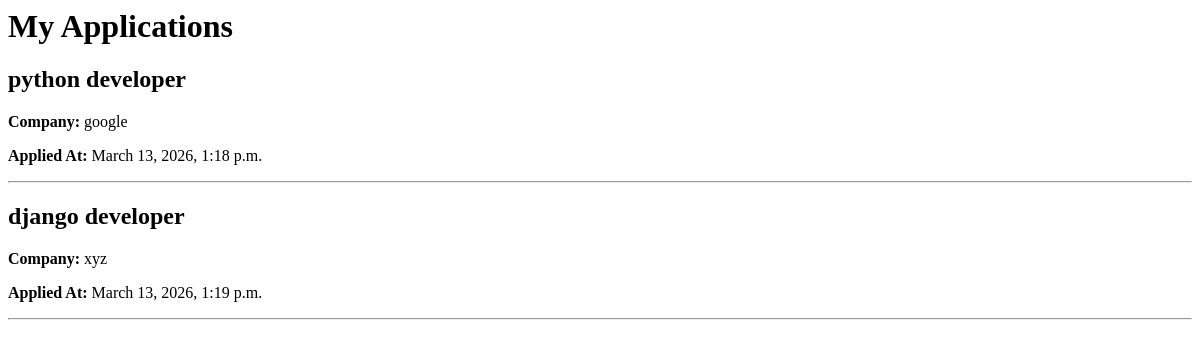
The app's page /my_applications/ (signed in), older data.
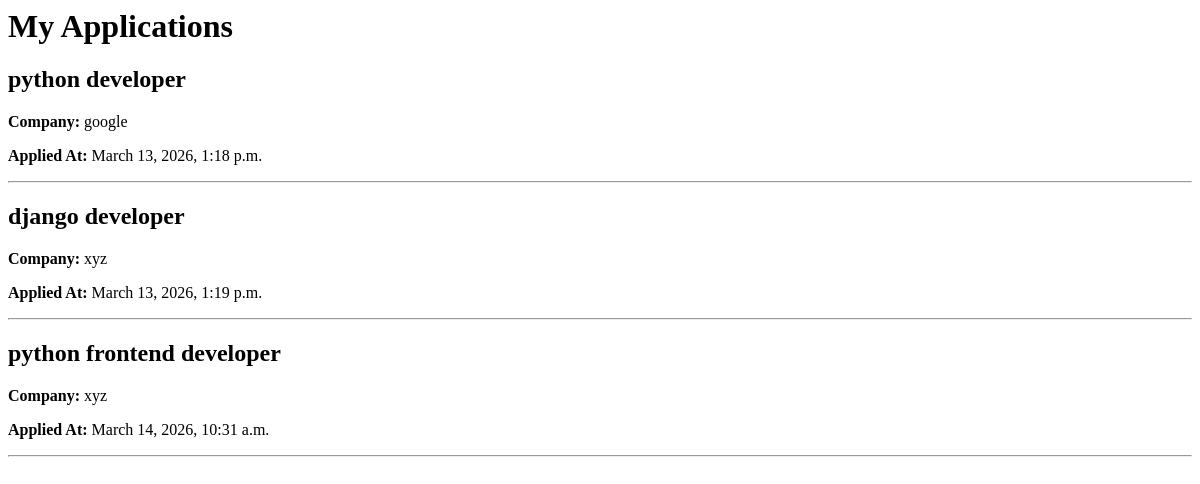
The same page, newer data.
### jobs/models.py (models this page shows, shortened)
class Application(models.Model):
    user = models.ForeignKey(User, on_delete=models.CASCADE)
    job = models.ForeignKey(Job, on_delete=models.CASCADE)
    cover_letter = models.TextField()
    applied_at = models.DateTimeField(auto_now_add=True)

class Job(models.Model):
  title=models.CharField(max_length=200)
  company=models.CharField(max_length=200)
  location=models.CharField(max_length=200)
  description=models.TextField()
  posted_by=models.ForeignKey(User,on_delete=models.CASCADE)
  created_at=models.DateTimeField(auto_now_add=True)

### jobs/views.py (the view)
# urls.py: path('my_applications/',views.my_applications,name='my_applications'),
@login_required
def my_applications(request):
    applications=Application.objects.filter(user=request.user)
    return render(request, "jobs/my_applications.html", {"applications": applications})

### jobs/templates/jobs/my_applications.html
<h1>My Applications</h1>
{% for application in applications %}
<div>
    <h2>{{ application.job.title }}</h2>
    <p><strong>Company:</strong> {{ application.job.company }}</p>
    <p><strong>Applied At:</strong> {{ application.applied_at }}</p>
</div>
<hr>
{% empty %}
<p>You have not applied to any jobs yet.</p>
{% endfor %}

Row changes from the older to the newer data that the page shows:
added Application: job "python frontend developer", job.company "xyz", applied_at "March 14, 2026, 10:31 a.m."
